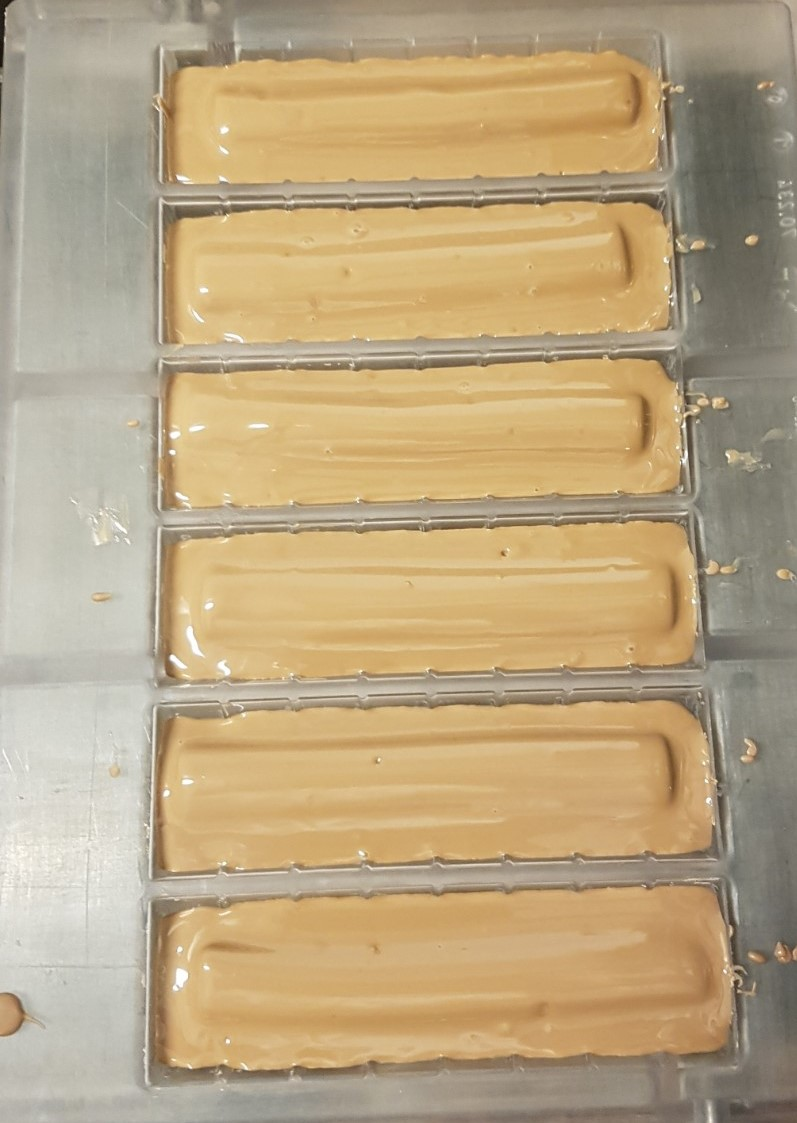
#> input picture color/raw-chocolate.jpg, 797 x 1123 px
$ python color-detect.py --image raw-chocolate.jpg
#> lines starting #> are read from the running program, lines starting #| are printed output that depends on the picture; after the words box and inside, x2 and y2 are one past the last pixel; in counts of white or black regions, pixels touching at a corner belong together
import numpy as np
import argparse
import cv2
# construct the argument parse and parse the arguments
ap = argparse.ArgumentParser()
ap.add_argument("-i", "--image", help = "path to the image")
args = vars(ap.parse_args())
# load the image
image = cv2.imread(args["image"])
#> image is the input picture: shape (1123, 797, 3); mean B, G, R 129.8, 165.9, 186.8


# define the list of boundaries
boundaries = [
	# ([17, 15, 100], [50, 56, 200]),
	# ([86, 31, 4], [220, 88, 50]),
	# ([25, 146, 190], [62, 174, 250]),
	# ([103, 86, 65], [145, 133, 128]),
    # ([203, 162, 101], [217, 183, 123])
    ([0, 76, 153], [180, 180, 255]),    # gooooood range, too much gray
    ([19, 69, 139], [96, 164, 244])

	# ([134, 97, 52], [255,165,104])
    # ([100, 100, 100], [220, 160, 160])
]

# loop over the boundaries
for (lower, upper) in boundaries:
	# create NumPy arrays from the boundaries
	lower = np.array(lower, dtype = "uint8")
	upper = np.array(upper, dtype = "uint8")
	# find the colors within the specified boundaries and apply
	# the mask
	mask = cv2.inRange(image, lower, upper)
	output = cv2.bitwise_and(image, image, mask = mask)
	# show the images
	cv2.imshow("images", np.hstack([image, output]))
	cv2.waitKey(0)
#> this loop made 2 passes
#> pass 1, `mask = cv2.inRange(image, lower, upper)`:
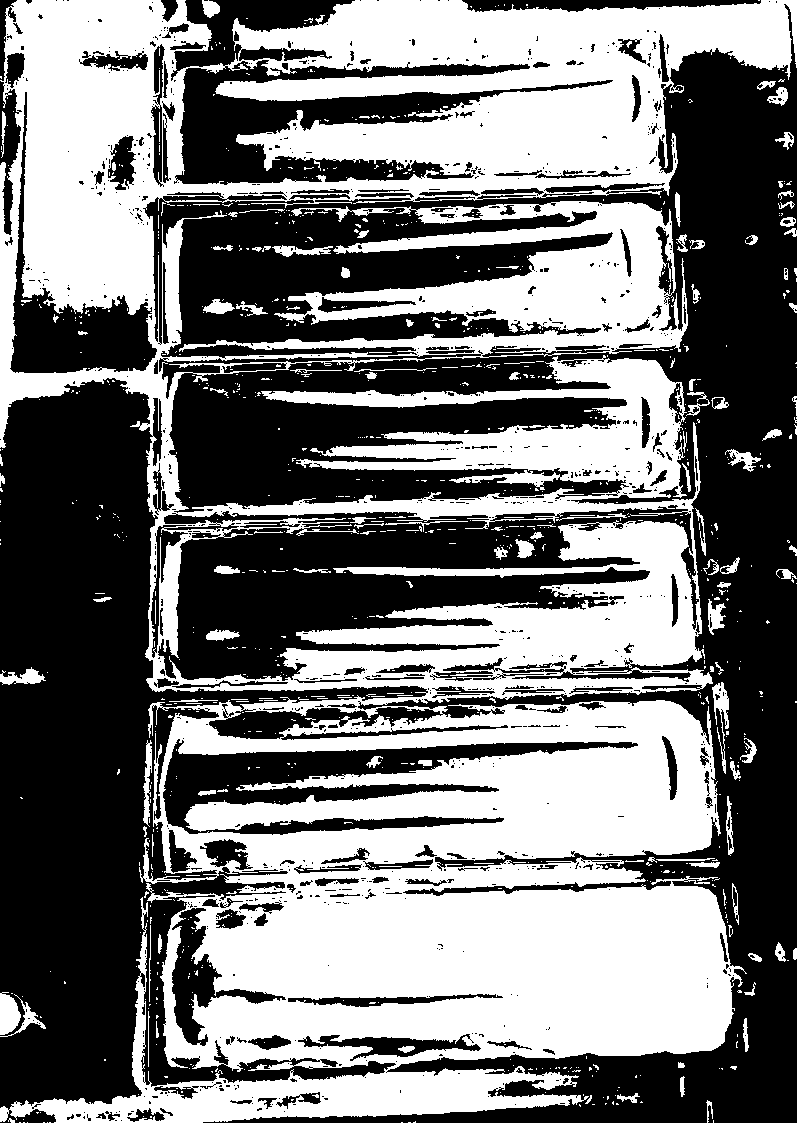
#> mask: shape (1123, 797); 47% white; 958 white regions (827 under 20 px), largest, box (x1, y1, x2, y2) and area: (0, 0, 797, 1123) 406214, (0, 992, 21, 1035) 665, (712, 682, 729, 774) 553
#> pass 1, `output = cv2.bitwise_and(image, image, mask = mask)`:
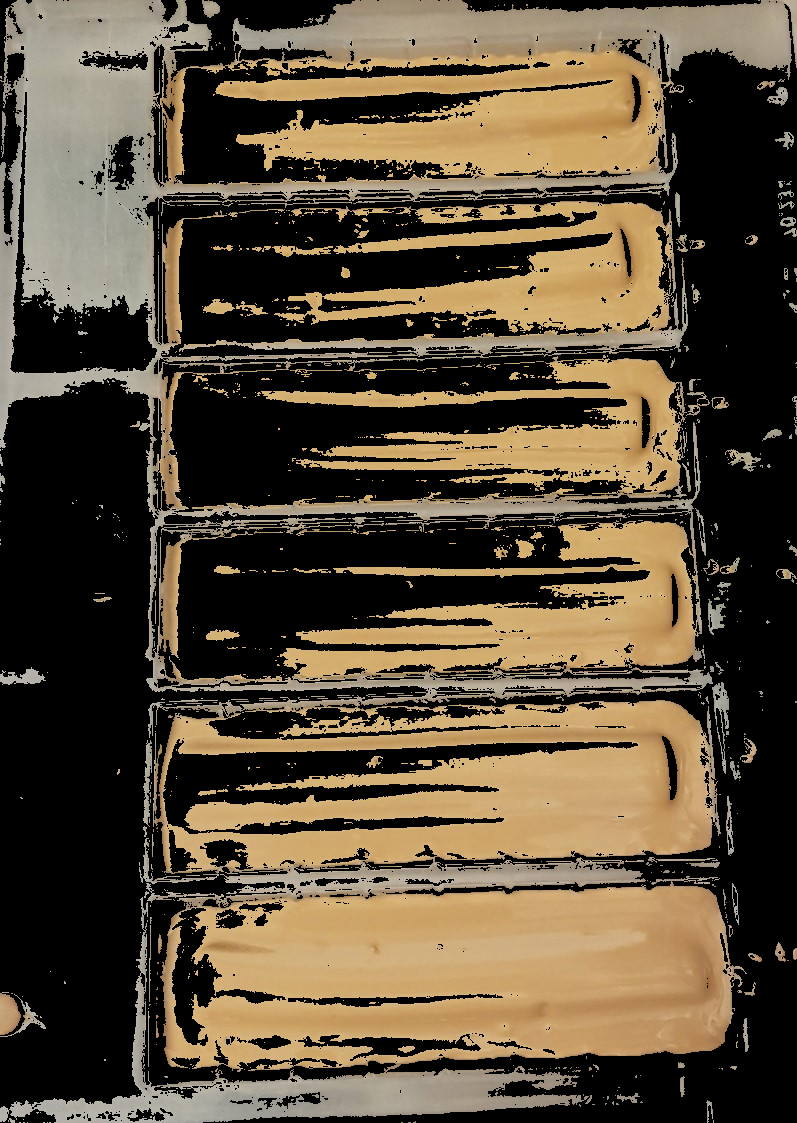
#> output: shape (1123, 797, 3); mean B, G, R 56.8, 77, 90.1
#> pass 1, `cv2.imshow("images", np.hstack([image, output]))`:
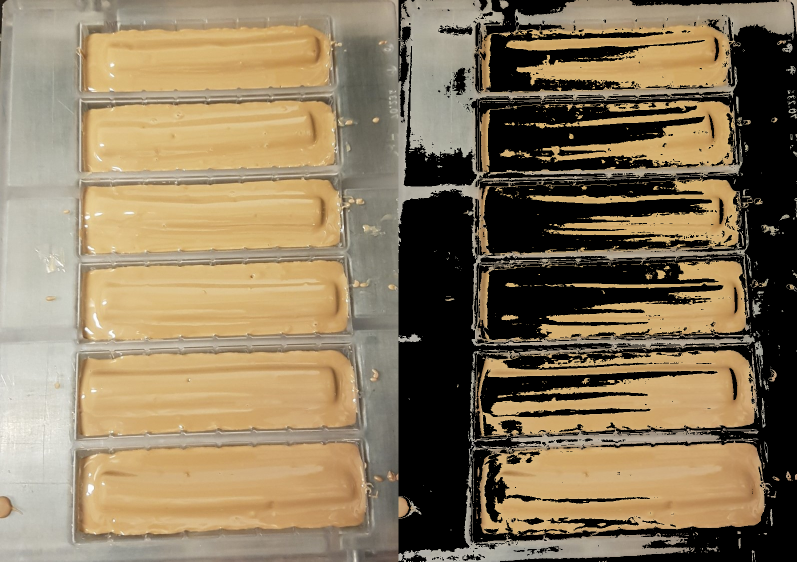
#> window 'images': shape (1123, 1594, 3) (shown at 1/2 size); mean B, G, R 93.3, 121.4, 138.5
#> pass 2, `mask = cv2.inRange(image, lower, upper)`:
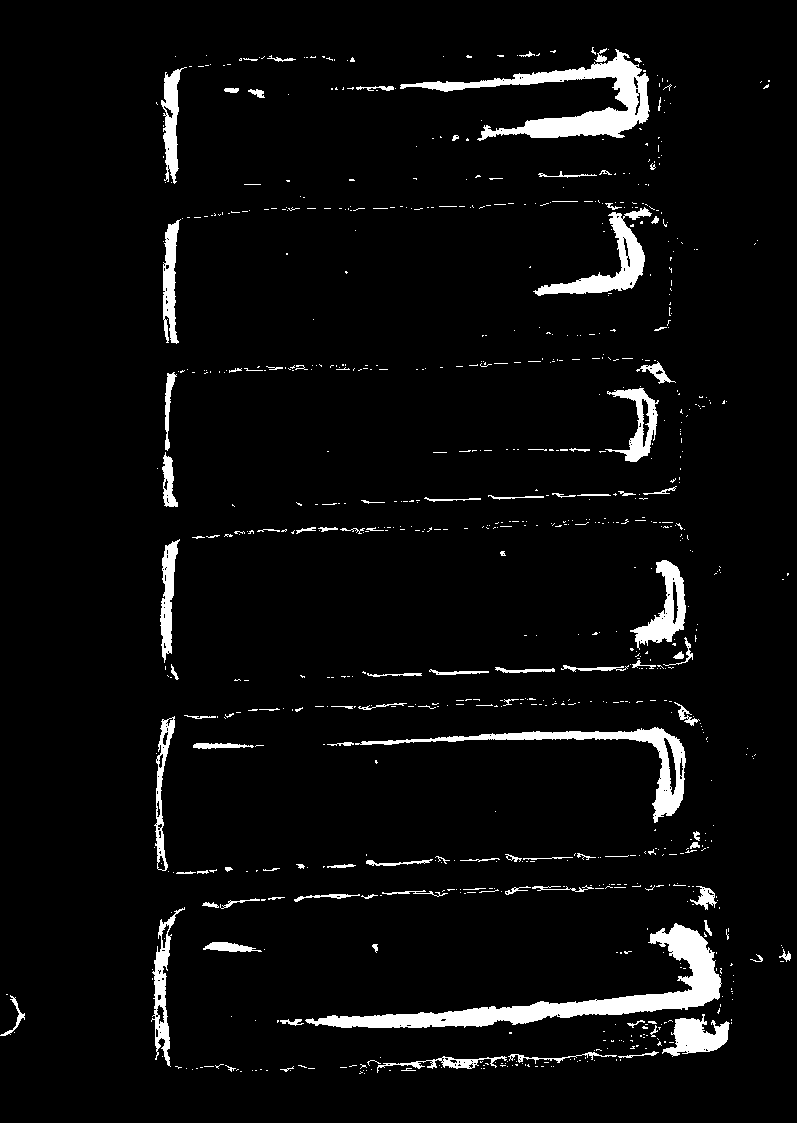
#> mask: shape (1123, 797); 4.8% white; 846 white regions (733 under 20 px), largest, box (x1, y1, x2, y2) and area: (305, 923, 722, 1028) 8225, (400, 49, 650, 141) 6062, (355, 727, 686, 823) 3627

$ run again, on color/d-chocolate.jpg
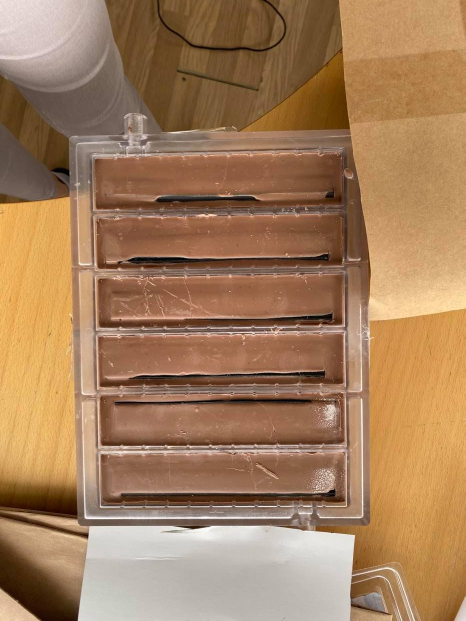
#> input picture color/d-chocolate.jpg, 931 x 1242 px (shown at 1/2 size)
#> image is the input picture: shape (1242, 931, 3); mean B, G, R 92.1, 126.3, 163.4
#> the loop `for (lower, upper) in boundaries:` made 2 passes
#> pass 1, `mask = cv2.inRange(image, lower, upper)`:
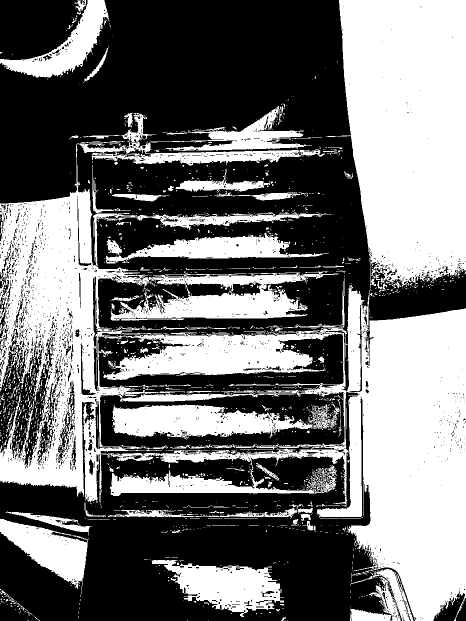
#> mask: shape (1242, 931) (shown at 1/2 size); 45.7% white; 1727 white regions (1534 under 20 px), largest, box (x1, y1, x2, y2) and area: (0, 286, 931, 1242) 277430, (673, 0, 931, 577) 123749, (225, 809, 626, 879) 17624
#> pass 2, `mask = cv2.inRange(image, lower, upper)`:
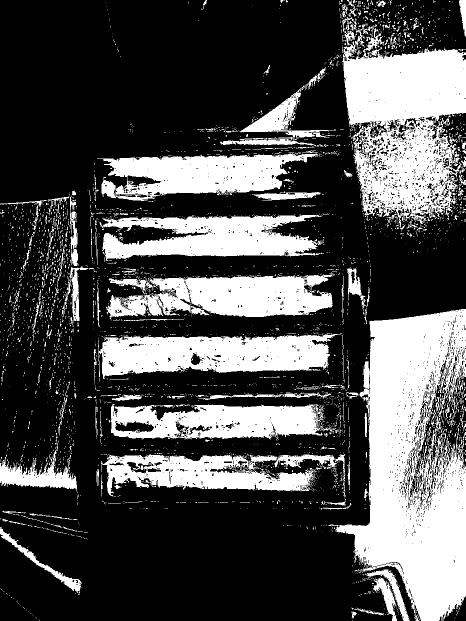
#> mask: shape (1242, 931) (shown at 1/2 size); 30.9% white; 3627 white regions (3387 under 20 px), largest, box (x1, y1, x2, y2) and area: (656, 618, 931, 1242) 96140, (684, 34, 931, 463) 60328, (196, 666, 684, 758) 29939
